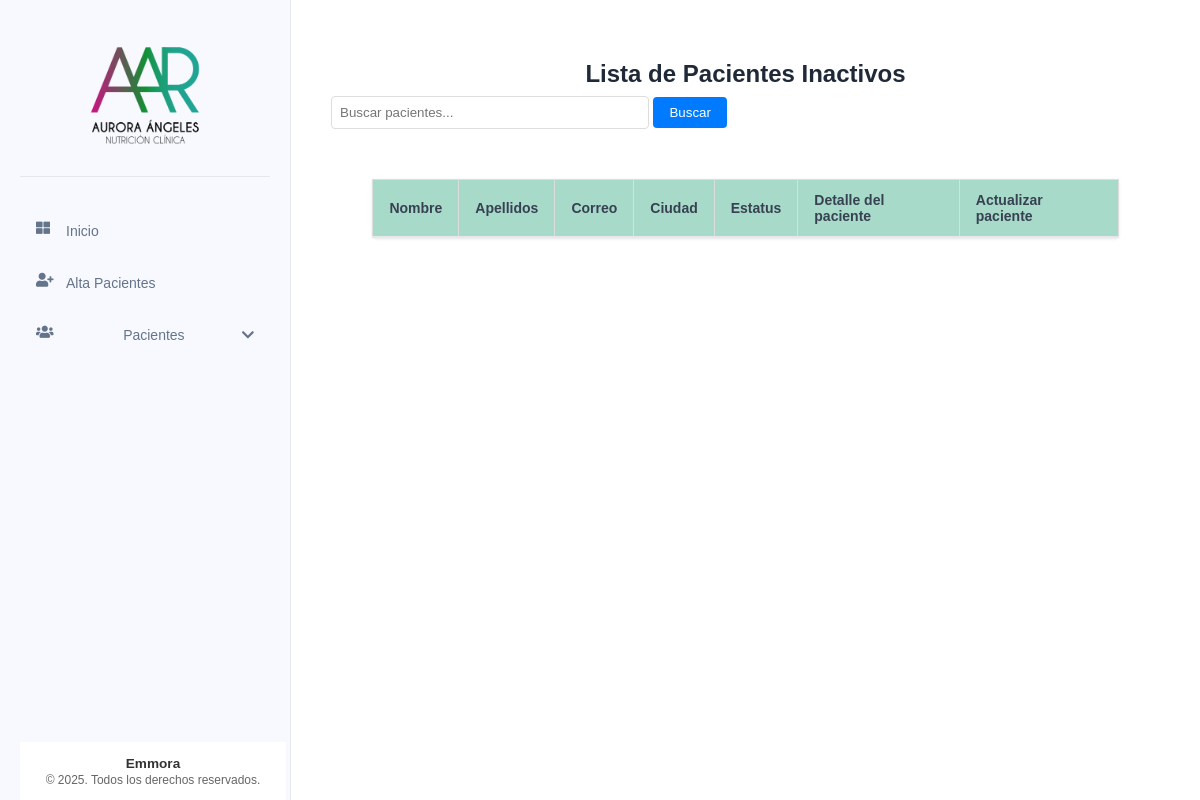
/pacientes/inactivos, run on an earlier commit of the app's database.
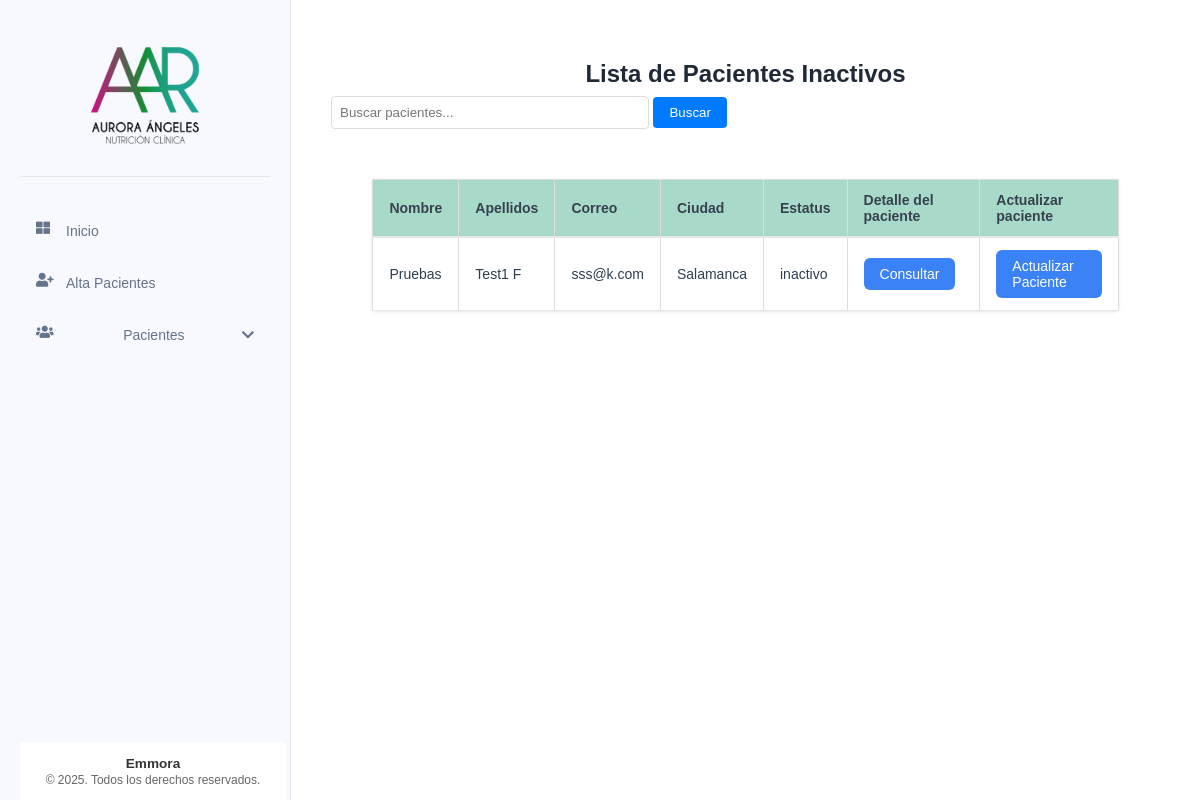
And on a later commit of the database.
### tables this page shows
CREATE TABLE pacientes (
    id INTEGER PRIMARY KEY AUTOINCREMENT,
    nombre TEXT NOT NULL,
    apellido_paterno TEXT NOT NULL,
    apellido_materno TEXT NOT NULL,
    fecha_nacimiento DATE NOT NULL,
    telefono TEXT NOT NULL,
    correo TEXT UNIQUE NOT NULL,
    ciudad TEXT NOT NULL,
    fecha_registro TIMESTAMP DEFAULT CURRENT_TIMESTAMP,
    status TEXT NOT NULL DEFAULT 'activo' CHECK (status IN ('activo', 'inactivo'))
);

### app/controllers/pacientes.py (the view)
@pacientes.route('/inactivos')
def lista_pacientes_inactivos():
    try:
        busqueda = request.args.get('busqueda', '')
        pacientes = Paciente.buscar(busqueda, status='inactivo')
        return render_template('pacientes/lista_pacientes.html',
                            pacientes=pacientes,
                            busqueda=busqueda,
                            tipo_lista="inactivos")
    except Exception as e:
        flash(f'Error al obtener la lista de pacientes: {str(e)}', 'error')
        return redirect(url_for('main.index'))

### app/db.py (called while the page is built)
def get_db():
    if 'db' not in g:
        try:
            g.db = sqlite3.connect(
                'pacientes.db',
                detect_types=sqlite3.PARSE_DECLTYPES
            )
            g.db.row_factory = sqlite3.Row
        except sqlite3.Error as e:
            logger.error(f"Error crítico al conectar con la base de datos SQLite: {e}")
            raise e
    return g.db

def query_db(query, args=(), one=False):
    try:
        cur = get_db().execute(query, args)
        rv = cur.fetchall()
        cur.close()
        return (rv[0] if rv else None) if one else rv
    except sqlite3.Error as e:
        logger.error(f"Error al ejecutar query: {query}. Args: {args}. Detalle: {e}")
        raise e

### app/models/paciente.py (called while the page is built)
    @staticmethod
    def buscar(busqueda, status='activo'):
        if busqueda:
            return query_db('''
                SELECT * FROM pacientes
                WHERE (nombre LIKE ? OR apellido_paterno LIKE ? OR apellido_materno LIKE ?)
                AND status = ?
                ORDER BY nombre
                ''',
                [f'%{busqueda}%', f'%{busqueda}%', f'%{busqueda}%', status])
        else:
            return query_db('SELECT * FROM pacientes WHERE status = ? ORDER BY nombre', [status])

### app/templates/pacientes/lista_pacientes.html (shortened to what this page needs)
{% extends "base/base.html" %}
{% block content %}
<div class="table-container">
    <header class="valoracion-header">
        <h2 align = "center">Lista de Pacientes {{ "Activos" if tipo_lista == "activos" else "Inactivos" }}</h2>
        <form action="{{ url_for('pacientes.lista_pacientes_' + tipo_lista) }}" method="get" class="search-form">
            <input type="text" name="busqueda" placeholder="Buscar pacientes..." value="{{ busqueda }}">
            <button type="submit">Buscar</button>
        </form>
    </header>
    <table class="table">
        <thead>
            <tr>
                <th class="table__header">Nombre</th>
                <th class="table__header">Apellidos</th>
                <th class="table__header">Correo</th>
                <th class="table__header">Ciudad</th>
                <th class="table__header">Estatus</th>
                <th class="table__header">Detalle del paciente</th>
                <th class="table__header">Actualizar paciente</th>
            </tr>
        </thead>
        <tbody>
            {% for paciente in pacientes %}
            <tr>
                <td class="table__cell">{{ paciente['nombre'] }}</td>
                <td class="table__cell">{{ paciente['apellido_paterno'] }} {{ paciente['apellido_materno'] }}</td>
                <td class="table__cell">{{ paciente['correo'] }}</td>
                <td class="table__cell">{{ paciente['ciudad'] }}</td>
                <td class="table__cell">{{ paciente['status'] }}</td>
                <td class="table__cell">
                    <a href="{{ url_for('pacientes.detalle_paciente', id=paciente['id']) }}" class="action-button">Consultar</a>
                </td>
                <td class="table__cell">
                    <a href="{{ url_for('pacientes.editar_paciente', id=paciente['id']) }}" class="action-button">Actualizar Paciente</a>
                </td>
            </tr>
            {% endfor %}
        </tbody>
    </table>
</div>
{% endblock %}

### app/templates/base/base.html (shortened to what this page needs)
<!DOCTYPE html>
<html lang="es">
<head>
    <link rel="stylesheet" href="{{ url_for('static', filename='css/components/base.css') }}">
    <link rel="stylesheet" href="{{ url_for('static', filename='css/components/_forms.css') }}">
    <link rel="stylesheet" href="{{ url_for('static', filename='css/components/_tables.css') }}">
    <link rel="stylesheet" href="{{ url_for('static', filename='css/components/_buttons.css') }}">
    <link rel="stylesheet" href="{{ url_for('static', filename='css/components/_cards.css') }}">
    <link rel="stylesheet" href="{{ url_for('static', filename='css/components/_tabs.css') }}">
    <link rel="stylesheet" href="{{ url_for('static', filename='css/components/_modal.css') }}">
    <link rel="stylesheet" href="{{ url_for('static', filename='css/components/_sidebar.css') }}">
    <link rel="stylesheet" href="{{ url_for('static', filename='css/style.css') }}">
    <link href="https://cdnjs.cloudflare.com/ajax/libs/font-awesome/5.15.3/css/all.min.css" rel="stylesheet">
</head>
<body>
    <div class="container" x-data="{ menuOpen: false }">
        <nav class="sidebar">
            <div class="sidebar__header">
                <img src="{{ url_for('static', filename='img/logos/logo.png') }}"
                        alt="Sistema de Pacientes"
                        class="sidebar__logo"
                        onerror="this.onerror=null; this.src='{{ url_for('static', filename='img/logos/default-logo.png') }}'">
            </div>
            <ul class="sidebar__list">
                <li class="sidebar__item">
                    <a href="{{ url_for('main.index') }}" class="sidebar__link">
                        <i class="fas fa-th-large sidebar__icon"></i> Inicio
                    </a>
                </li>
                <li class="sidebar__item">
                    <a href="{{ url_for('pacientes.nuevo_paciente') }}" class="sidebar__link">
                        <i class="fas fa-user-plus sidebar__icon"></i> Alta Pacientes
                    </a>
                </li>
                <li class="sidebar__item" x-data="{ open: false }">
                    <a @click="open = !open" class="sidebar__link sidebar__dropdown">
                        <i class="fas fa-users sidebar__icon"></i> Pacientes
                        <i class="fas fa-chevron-down sidebar__icon-arrow"
                           :class="{ 'rotate-180': open }"></i>
                    </a>
                </li>
            </ul>
            <div class="sidebar-footer">
                <div class="footer-content">
                    <p>Emmora</p>
                    <p>&copy; 2025. Todos los derechos reservados.</p>
                </div>
            </div>
        </nav>
        <main class="content">
            {% block content %}{% endblock %}
        </main>
    </div>
</body>
</html>

### app/static/css/components/base.css (style rules this page uses)
.sidebar__header { padding: 1rem; text-align: center; border-bottom: 1px solid rgba(255, 255, 255, 0.1); min-height: 80px; display: flex; align-items: center; justify-content: center; }
.sidebar__logo { max-width: 150px; height: auto; display: block; margin: 0 auto; }

### app/static/css/components/_tables.css (style rules this page uses)
.table-container { margin: 20px; overflow-x: auto; }
.table { width: 100%; border-collapse: collapse; margin-bottom: 1rem; }
.table__header { background-color: #f8f9fa; padding: 12px; text-align: left; border-bottom: 2px solid #dee2e6; }
.table__cell { padding: 12px; border-bottom: 1px solid #dee2e6; }

### app/static/css/components/_buttons.css (style rules this page uses)
.action-button { display: inline-flex; align-items: center; gap: 0.5rem; padding: 8px 16px; background-color: #3498db; color: white; border: none; border-radius: 4px; text-decoration: none; cursor: pointer; transition: background-color 0.3s; }

### app/static/css/components/_sidebar.css (style rules this page uses)
.sidebar-footer { position: fixed; bottom: 0; width: 250px; padding: 0.5rem; border-top: 1px solid rgba(255, 255, 255, 0.1); background-color: #fff; z-index: 100; }
.footer-content { text-align: center; color: #666; font-size: 0.75rem; padding: 5px 0; }
.footer-content p { margin: 0; line-height: 1.2; }
.footer-content p:first-child { font-weight: 600; font-size: 0.85rem; color: #333; }
.sidebar__list { margin-bottom: 60px; }

### app/static/css/style.css (style rules this page uses)
body { font-family: Arial, sans-serif; margin: 0; padding: 0; color: #2c3e50; }
.container { display: flex; min-height: 100vh; }
.sidebar { width: 250px; background-color: #f8f9fe; padding: 20px; transition: all 0.3s ease; border-right: 1px solid #e5e7eb; }
.sidebar__list { list-style-type: none; padding: 0; margin-top: 2rem; }
.sidebar__item { margin-bottom: 0.5rem; }
.sidebar__link { text-decoration: none; color: #64748b; display: flex; align-items: center; padding: 0.75rem 1rem; border-radius: 0.5rem; transition: all 0.3s ease; font-size: 0.875rem; }
.sidebar__icon { margin-right: 10px; width: 20px; height: 20px; display: flex; align-items: center; justify-content: center; }
.sidebar__header { padding: 1rem; text-align: center; border-bottom: 1px solid #e5e7eb; margin-bottom: 1.5rem; }
.sidebar__logo { max-width: 150px; height: auto; display: block; margin: 0 auto; }
.content { flex: 1; padding: 20px; background-color: #fff; }
.table { width: 100%; border-collapse: collapse; margin: 20px 0; font-size: 16px; text-align: left; }
.table__header, .table__cell { border: 1px solid #ddd; padding: 8px; text-align: left; }
.table__header { background-color: #f2f2f2; }
.table-container { overflow-x: auto; margin: 0 auto; border-radius: 4px; max-width: 1600px; padding: 20px; }
.table { max-width: 90%; background-color: white; margin: 0 auto; box-shadow: 0 1px 3px rgba(0, 0, 0, 0.1); border-radius: 4px; }
.table__header { padding: 12px 16px; text-align: left; font-weight: 600; font-size: 0.875rem; color: #374151; background-color: #119b6e5e; border-bottom: 2px solid #e5e7eb; }
.table__cell { padding: 12px 16px; font-size: 0.875rem; border-bottom: 1px solid #e5e7eb; }
.action-button { display: inline-flex; align-items: center; padding: 0.5rem 1rem; font-size: 0.875rem; font-weight: 500; border-radius: 0.375rem; background-color: #3b82f6; color: white; text-decoration: none; transition: background-color 0.2s; }
.valoracion-header { margin-bottom: 2rem; }
.valoracion-header h2 { color: #1f2937; margin-bottom: 0.5rem; }
.action-button { display: inline-flex; align-items: center; gap: 0.5rem; padding: 0.5rem 1rem; background-color: #3b82f6; color: white; border-radius: 0.375rem; text-decoration: none; font-size: 0.875rem; font-weight: 500; transition: background-color 0.2s; }
.search-form { margin-bottom: 50px; }
.search-form input[type="text"] { padding: 8px; width: 300px; border: 1px solid #ddd; border-radius: 4px; }
.search-form button { padding: 8px 16px; background-color: #007bff; color: white; border: none; border-radius: 4px; cursor: pointer; }
.sidebar__dropdown { cursor: pointer; display: flex; justify-content: space-between; align-items: center; }
.sidebar__icon-arrow { transition: transform 0.3s ease; }

What changed in the data, as far as the page shows it:
added pacientes: nombre "Pruebas", apellido_paterno "Test1", apellido_materno "F", correo "sss@k.com", ciudad "Salamanca", status "inactivo"
